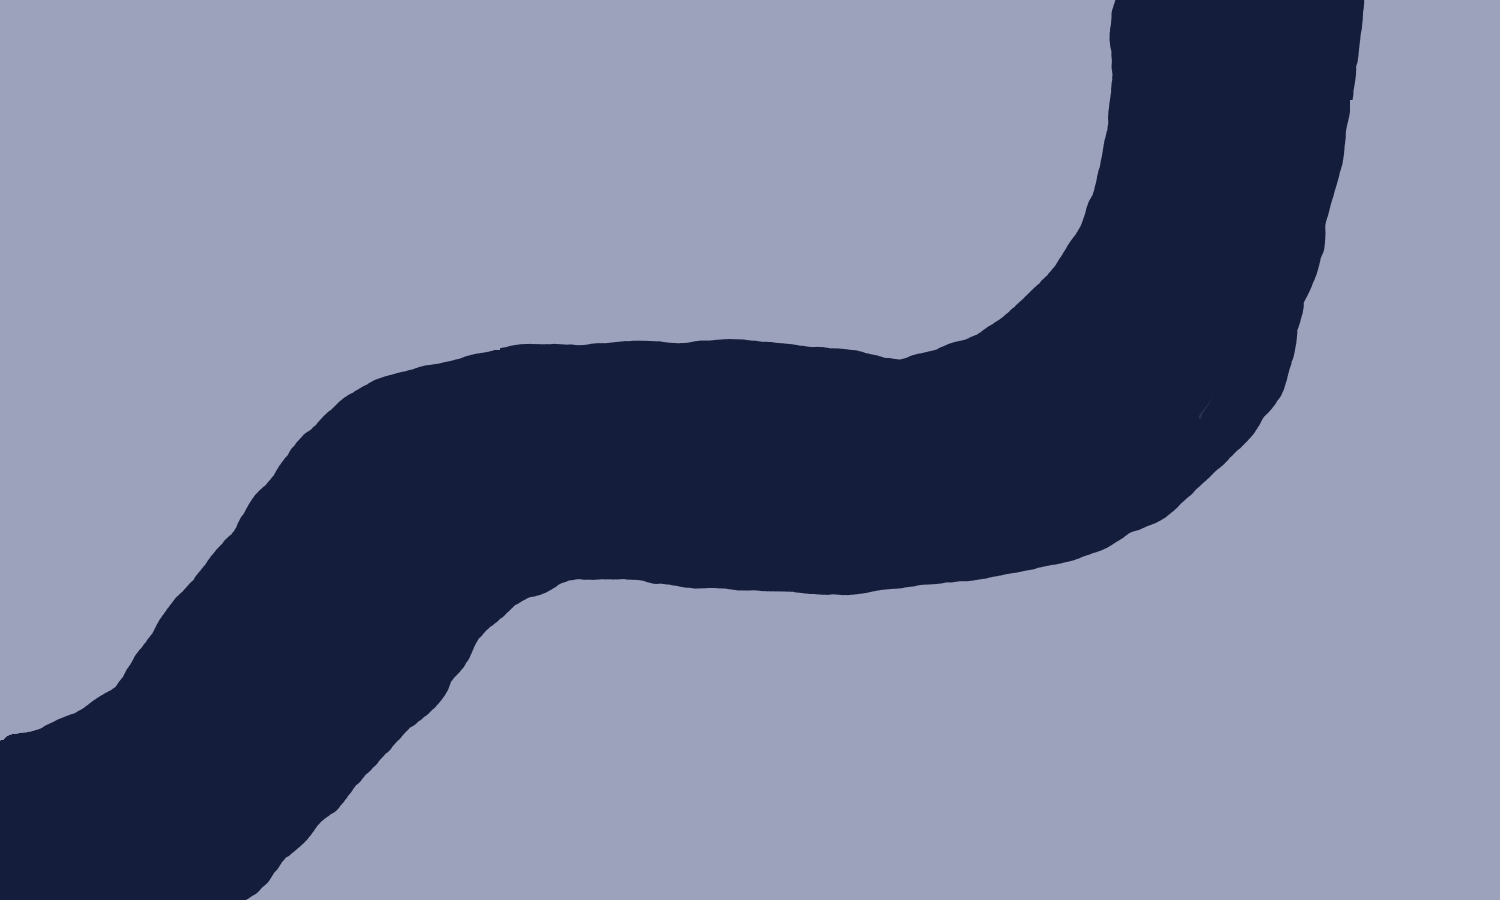

This game map was drawn from its Tiled (.tmx) file and the tilesets committed beside it. A one-line description and the full map source follow:
An orthogonal 30x18 tile map with 50x50 px tiles, 1 tile layer (Tile Layer 1) and 1 object.

<map version="1.10" tiledversion="1.10.2" orientation="orthogonal" renderorder="right-down" width="30" height="18" tilewidth="50" tileheight="50" infinite="0" nextlayerid="3" nextobjectid="5">
 <editorsettings>
  <export target="../bluebus/assets/levels/purple-road.tmj" format="json" />
 </editorsettings>
 <tileset firstgid="1" source="purple-road.tsx" />
 <layer id="1" name="Tile Layer 1" width="30" height="18">
  <data encoding="csv">
540,540,540,540,540,540,540,540,540,540,11,12,540,540,540,540,540,540,540,540,540,22,23,24,25,26,27,28,540,540,
540,540,540,540,540,540,540,540,540,540,41,42,540,540,540,540,540,540,540,540,540,52,53,54,55,56,57,58,540,540,
540,540,540,540,540,540,540,540,540,540,71,72,540,540,540,540,540,540,540,540,540,82,83,84,85,86,87,540,540,540,
540,540,540,540,540,540,97,540,540,540,101,102,540,540,540,540,540,540,540,540,540,112,113,114,115,116,117,540,540,540,
540,540,540,540,540,540,127,540,540,540,131,132,540,540,540,540,540,540,540,540,540,142,143,144,145,146,147,540,540,540,
540,540,540,540,540,540,540,540,540,540,161,162,540,540,540,540,540,540,540,540,171,172,173,174,175,176,177,540,540,540,
540,540,540,540,540,540,540,540,540,540,191,192,193,194,195,196,197,198,199,200,201,202,203,204,205,206,207,540,540,540,
540,540,540,540,540,540,217,218,219,220,221,222,223,224,225,226,227,228,229,230,231,232,233,234,235,236,540,540,540,540,
540,540,540,540,540,246,247,248,249,250,251,252,253,254,255,256,257,258,259,260,261,262,263,264,265,266,540,540,540,540,
540,540,540,540,540,276,277,278,279,280,281,282,283,284,285,286,287,288,289,290,291,292,293,294,295,540,540,540,540,540,
540,540,540,540,305,306,307,308,309,310,311,312,313,314,315,316,317,318,319,320,321,322,323,324,540,540,540,540,540,540,
540,540,540,334,335,336,337,338,339,340,341,342,343,344,345,346,347,348,349,350,351,352,353,354,540,540,540,540,540,540,
540,540,363,364,365,366,367,368,369,370,371,372,373,374,375,376,377,378,379,380,381,382,383,384,540,540,540,540,540,540,
540,392,393,394,395,396,397,398,399,400,401,402,403,404,405,406,407,408,409,540,411,412,540,414,540,540,540,540,540,540,
421,422,423,424,425,426,427,428,429,430,431,432,433,434,435,436,437,438,439,440,441,442,540,444,540,540,540,540,540,540,
451,452,453,454,455,456,457,458,540,540,540,540,540,464,540,540,540,540,540,540,540,540,540,540,540,540,540,540,540,540,
481,482,483,484,485,486,487,540,540,540,540,540,540,494,540,540,540,540,540,540,540,540,540,540,540,540,540,540,540,540,
511,512,513,514,515,516,540,540,540,540,540,540,540,540,540,540,540,540,540,540,540,540,540,540,540,540,540,540,540,540
</data>
 </layer>
 <objectgroup id="2" name="waypoints">
  <object id="3" x="0" y="900">
   <polyline points="0,0 450,-400 950,-450 1200,-600 1250,-900 1250,-1050" />
  </object>
 </objectgroup>
</map>
